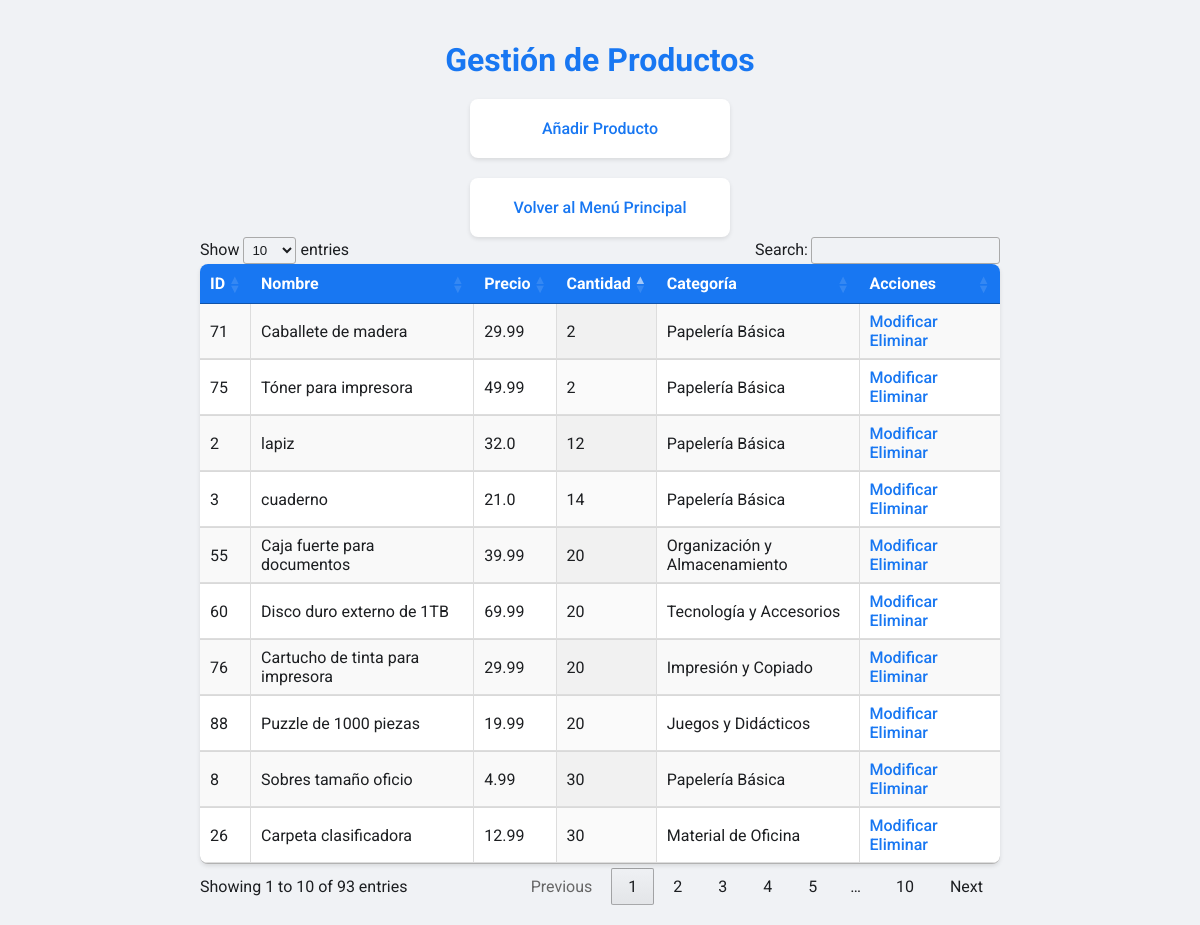
Before: /productos with the older database file.
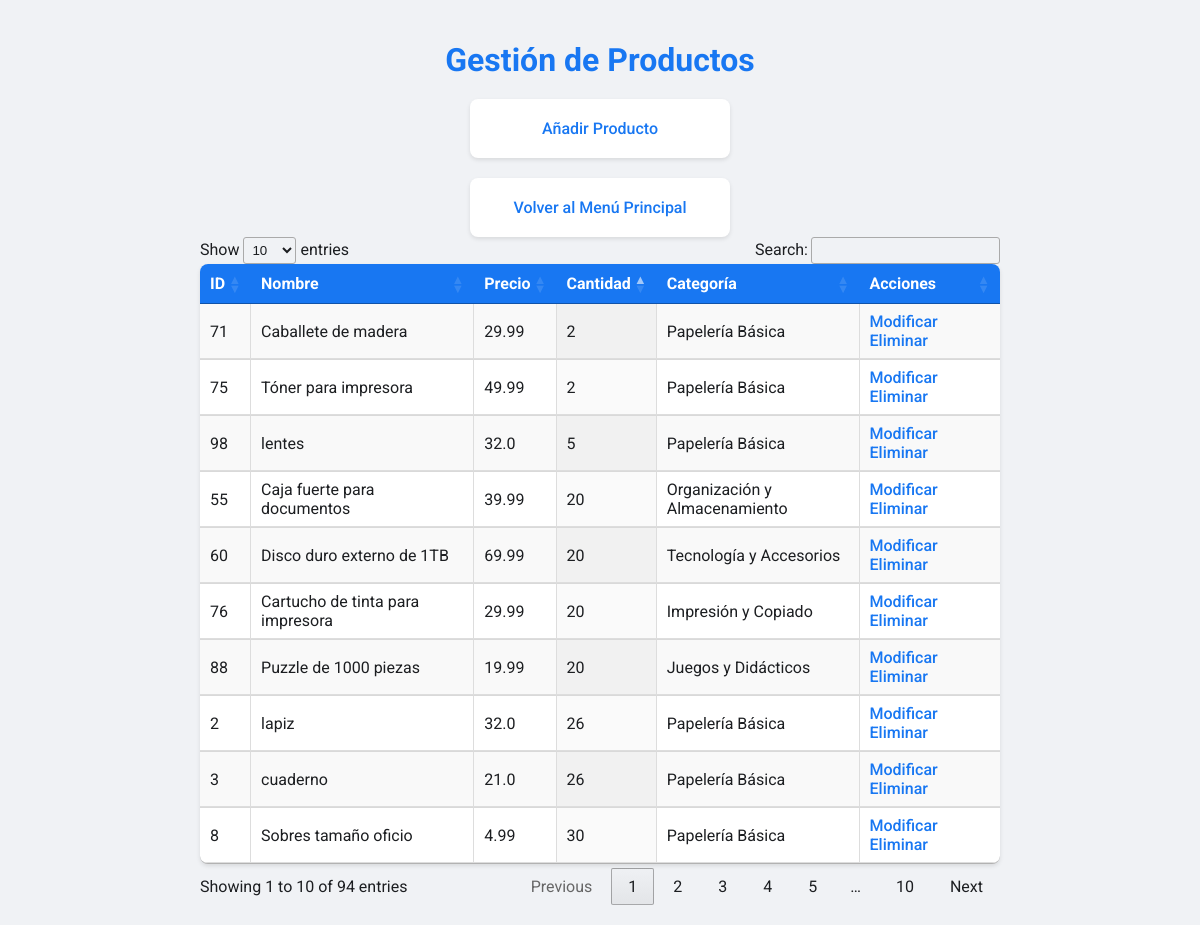
After: the same page with the newer database file.
### tables this page shows
CREATE TABLE productos (
    id INTEGER PRIMARY KEY AUTOINCREMENT,
    nombre TEXT NOT NULL,
    precio REAL NOT NULL,
    cantidad INTEGER NOT NULL,
    stock_minimo INTEGER NOT NULL,
    categoria_id INTEGER,
    FOREIGN KEY (categoria_id) REFERENCES categorias(id)
);

CREATE TABLE categorias (
    id INTEGER PRIMARY KEY,
    nombre TEXT NOT NULL,
    descripcion TEXT
);

### app.py (the view, shortened to what this page needs)
@app.route('/productos', methods=['GET', 'POST'])
def productos():
    with db_lock:
        conn = get_db_connection()
        productos = conn.execute('SELECT p.*, c.nombre as categoria_nombre FROM productos p LEFT JOIN categorias c ON p.categoria_id = c.id').fetchall()
        conn.close()
    return render_template('productos.html', productos=productos)

### app.py (called while the page is built)
def get_db_connection():
    conn = sqlite3.connect('paleteria.db', timeout=30)  # Incrementar timeout a 30 segundos
    conn.row_factory = sqlite3.Row
    return conn

### templates/productos.html (shortened to what this page needs)
<!DOCTYPE html>
<html lang="es">
<head>
    <link rel="stylesheet" type="text/css" href="https://cdn.datatables.net/1.10.25/css/jquery.dataTables.css">
</head>
<body>
    <h1>Gestión de Productos</h1>
    <nav>
        <ul>
            <li><a href="{{ url_for('agregar_producto') }}">Añadir Producto</a></li>
            <li><a href="{{ url_for('index') }}">Volver al Menú Principal</a></li>
        </ul>
    </nav>
    <table id="productos-table" class="display">
        <thead>
            <tr>
                <th>ID</th>
                <th>Nombre</th>
                <th>Precio</th>
                <th>Cantidad</th>
                <th>Categoría</th>
                <th>Acciones</th>
            </tr>
        </thead>
        <tbody>
            {% for producto in productos %}
            <tr>
                <td>{{ producto.id }}</td>
                <td>{{ producto.nombre }}</td>
                <td>{{ producto.precio }}</td>
                <td>{{ producto.cantidad }}</td>
                <td>{{ producto.categoria_nombre }}</td>
                <td>
                    <a href="{{ url_for('modificar_producto', id=producto.id) }}">Modificar</a>
                    <a href="{{ url_for('eliminar_producto', id=producto.id) }}">Eliminar</a>
                </td>
            </tr>
            {% endfor %}
        </tbody>
    </table>
</body>
</html>

Changed rows visible on the page:
no longer on this page (row unchanged): productos: id "26", nombre "Carpeta clasificadora", precio "12.99", cantidad "30", categoria_nombre "Material de Oficina"
changed productos "lapiz": cantidad "12" → "26"
changed productos "cuaderno": cantidad "14" → "26"
added productos: id "98", nombre "lentes", precio "32.0", cantidad "5", categoria_nombre "Papelería Básica"
Other visible differences:
text written by a page script: "Show entries Search: Showing 1 to 10 of 93 entries Previous 1 2 3 4 5 … 10 Next" → "Show entries Search: Showing 1 to 10 of 94 entries Previous 1 2 3 4 5 … 10 Next"
